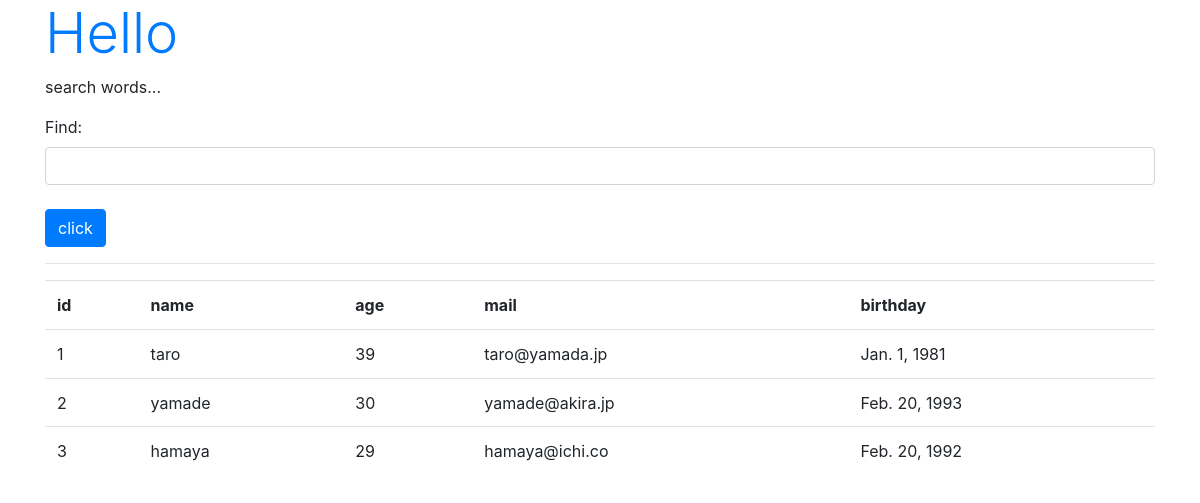
/hello/find, run on the app's committed database.
### hello/models.py (models this page shows, shortened)
class Friend(models.Model):
    name = models.CharField(max_length=100, \
        validators=[number_only])
    mail = models.EmailField(max_length=200)
    gender = models.BooleanField()
    age = models.IntegerField()
    birthday = models.DateField()

### hello/views.py (the view)
# urls.py: path('find', views.find, name='find'),
def find(request):
    if (request.method == 'POST'):
        msg = request.POST['find']
        form = FindForm(request.POST)
        sql = 'select * from hello_friend'
        if (msg != ''):
            sql += ' where ' + msg
        data = Friend.objects.raw(sql)
        msg = sql
    else:
        msg = 'search words...'
        form = FindForm()
        data =Friend.objects.all()
    params = {
        'title': 'Hello',
        'message': msg,
        'form':form,
        'data':data,
    }
    return render(request, 'hello/find.html', params)

### hello/forms.py
class FindForm(forms.Form):
    find = forms.CharField(label='Find', required=False, widget=forms.TextInput(attrs={'class':'form-control'}))

### hello/templates/hello/find.html (shortened to what this page needs)
{% load static %}
<!doctype html>
<html lang="ja">
<head>
    <link rel="stylesheet"
    href="https://stackpath.bootstrapcdn.com/bootstrap/4.3.1/css/bootstrap.min.css"
>
</head>
<body class="container">
    <h1 class="display-4 text-primary">
        {{title}}</h1>
    <p>{{message|safe}}</p>
    <form action="{% url 'find' %}" method="post">
    {{ form.as_p }}
    <tr><th></th><td>
        <input type="submit" value="click"
            class="btn btn-primary mt-2"></td></tr>
    </form>
    <hr>
    <table class="table">
        <tr>
            <th>id</th>
            <th>name</th>
            <th>age</th>
            <th>mail</th>
            <th>birthday</th>
        </tr>
    {% for item in data %}
        <tr>
            <td>{{item.id}}</td>
            <td>{{item.name}}</td>
            <td>{{item.age}}</td>
            <td>{{item.mail}}</td>
            <td>{{item.birthday}}</td>
        <tr>
    {% endfor %}
    </table>
</body>
</html>

### data on the page
Friend: id "1", name "taro", age "39", mail "taro@yamada.jp", birthday "Jan. 1, 1981"
Friend: id "2", name "yamade", age "30", mail "yamade@akira.jp", birthday "Feb. 20, 1993"
Friend: id "3", name "hamaya", age "29", mail "hamaya@ichi.co", birthday "Feb. 20, 1992"

### other printed values
{{ title }} "Hello"
{{ message|safe }} "search words..."
